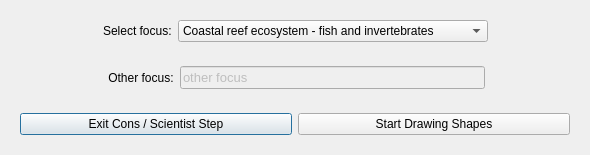
<ui version="4.0" >
 <author>Dane Springmeyer</author>
 <class>SelectConsScience</class>
 <widget class="QDialog" name="SelectConsScience" >
  <property name="geometry" >
   <rect>
    <x>0</x>
    <y>0</y>
    <width>590</width>
    <height>152</height>
   </rect>
  </property>
  <property name="windowTitle" >
   <string>OpenOceanMap - Select Conservation / Science</string>
  </property>
  <layout class="QVBoxLayout" name="verticalLayout" >
   <item>
    <widget class="QWidget" native="1" name="widget" >
     <layout class="QHBoxLayout" >
      <item>
       <spacer name="horizontalSpacer" >
        <property name="orientation" >
         <enum>Qt::Horizontal</enum>
        </property>
        <property name="sizeHint" stdset="0" >
         <size>
          <width>40</width>
          <height>20</height>
         </size>
        </property>
       </spacer>
      </item>
      <item>
       <widget class="QLabel" name="fishery_text" >
        <property name="maximumSize" >
         <size>
          <width>100</width>
          <height>16777215</height>
         </size>
        </property>
        <property name="text" >
         <string>Select focus:</string>
        </property>
       </widget>
      </item>
      <item>
       <widget class="QComboBox" name="comboFocus" >
        <property name="maximumSize" >
         <size>
          <width>450</width>
          <height>16777215</height>
         </size>
        </property>
        <property name="layoutDirection" >
         <enum>Qt::LeftToRight</enum>
        </property>
        <property name="sizeAdjustPolicy" >
         <enum>QComboBox::AdjustToContents</enum>
        </property>
        <item>
         <property name="text" >
          <string>Coastal reef ecosystem - fish and invertebrates</string>
         </property>
        </item>
        <item>
         <property name="text" >
          <string>Deep sea reef ecosystem - fish and invertebrates</string>
         </property>
        </item>
        <item>
         <property name="text" >
          <string>Soft bottom - sand-mud-etc</string>
         </property>
        </item>
        <item>
         <property name="text" >
          <string>Small pelagics - sardines-anchovy-etc</string>
         </property>
        </item>
        <item>
         <property name="text" >
          <string>Migratory fish - tuna-swordfish-sailfish-yellowtail-etc</string>
         </property>
        </item>
        <item>
         <property name="text" >
          <string>Sea turtles</string>
         </property>
        </item>
        <item>
         <property name="text" >
          <string>Sea lions</string>
         </property>
        </item>
        <item>
         <property name="text" >
          <string>Dolphins or whales</string>
         </property>
        </item>
        <item>
         <property name="text" >
          <string>Other</string>
         </property>
        </item>
       </widget>
      </item>
      <item>
       <spacer name="horizontalSpacer_2" >
        <property name="orientation" >
         <enum>Qt::Horizontal</enum>
        </property>
        <property name="sizeHint" stdset="0" >
         <size>
          <width>40</width>
          <height>20</height>
         </size>
        </property>
       </spacer>
      </item>
     </layout>
    </widget>
   </item>
   <item>
    <widget class="QWidget" native="1" name="other_wrap" >
     <property name="enabled" >
      <bool>true</bool>
     </property>
     <layout class="QHBoxLayout" name="_2" >
      <item>
       <spacer name="horizontalSpacer_3" >
        <property name="orientation" >
         <enum>Qt::Horizontal</enum>
        </property>
        <property name="sizeHint" stdset="0" >
         <size>
          <width>40</width>
          <height>20</height>
         </size>
        </property>
       </spacer>
      </item>
      <item>
       <widget class="QLabel" name="fishery_text_2" >
        <property name="text" >
         <string> Other focus:</string>
        </property>
       </widget>
      </item>
      <item>
       <widget class="QLineEdit" name="other_line" >
        <property name="enabled" >
         <bool>false</bool>
        </property>
        <property name="minimumSize" >
         <size>
          <width>305</width>
          <height>0</height>
         </size>
        </property>
        <property name="maximumSize" >
         <size>
          <width>200</width>
          <height>16777215</height>
         </size>
        </property>
        <property name="font" >
         <font>
          <pointsize>10</pointsize>
         </font>
        </property>
        <property name="text" >
         <string>other focus</string>
        </property>
       </widget>
      </item>
      <item>
       <spacer name="horizontalSpacer_4" >
        <property name="orientation" >
         <enum>Qt::Horizontal</enum>
        </property>
        <property name="sizeHint" stdset="0" >
         <size>
          <width>40</width>
          <height>20</height>
         </size>
        </property>
       </spacer>
      </item>
     </layout>
    </widget>
   </item>
   <item>
    <widget class="QWidget" native="1" name="widget_2" >
     <layout class="QHBoxLayout" >
      <item>
       <widget class="QPushButton" name="pbnFinished" >
        <property name="text" >
         <string>Exit Cons / Scientist Step</string>
        </property>
       </widget>
      </item>
      <item>
       <widget class="QPushButton" name="pbnStartShapes" >
        <property name="text" >
         <string>Start Drawing Shapes</string>
        </property>
       </widget>
      </item>
     </layout>
    </widget>
   </item>
  </layout>
 </widget>
 <resources/>
 <connections/>
</ui>
